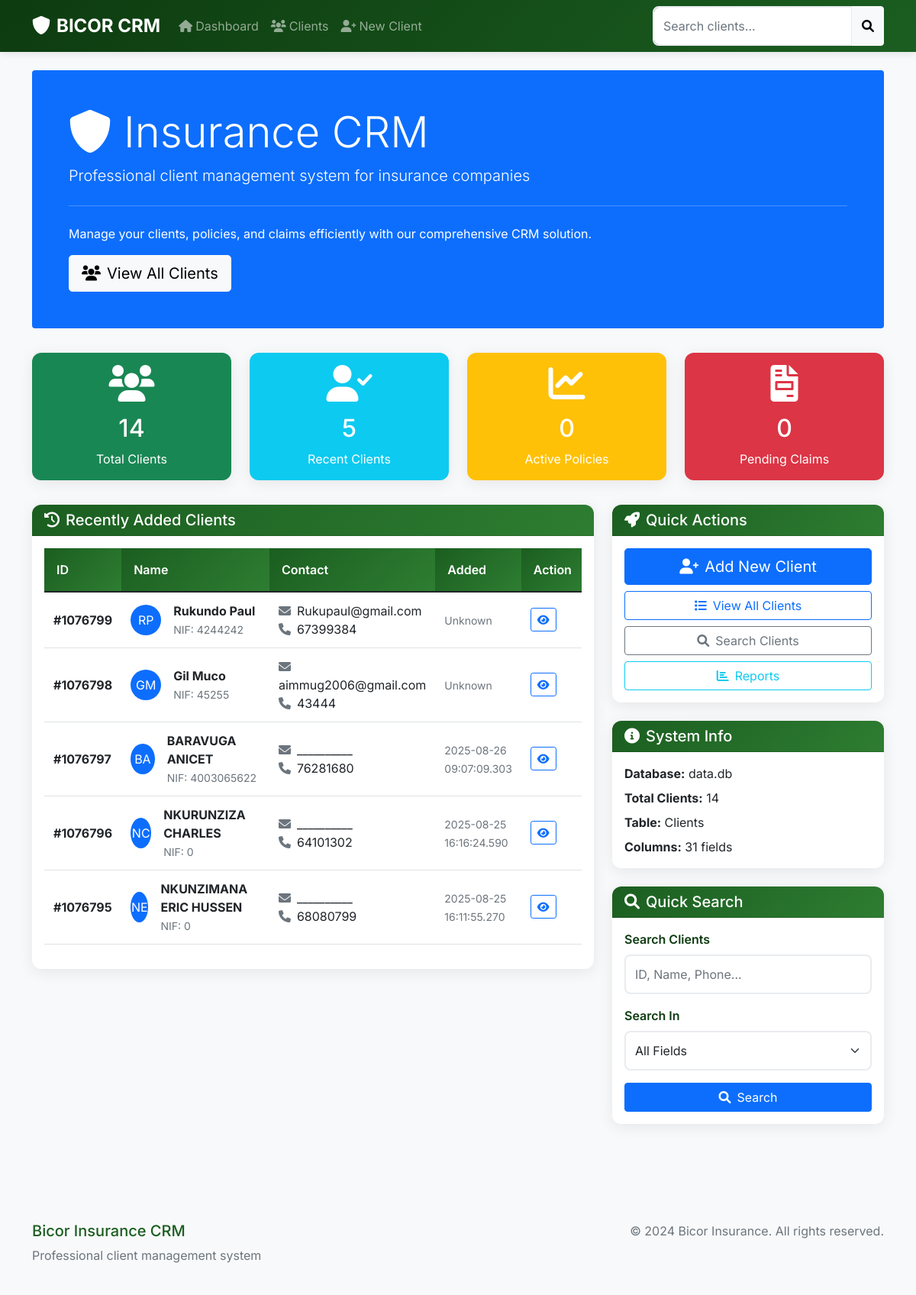
The page / on the database its author committed.
### tables this page shows
CREATE TABLE "Clients" (
	"ID"	INTEGER,
	"AncCode"	TEXT,
	"NumID"	TEXT,
	"NIF"	TEXT,
	"Nom"	TEXT,
	"Prenom"	TEXT,
	"DateNais"	TEXT,
	"LieuNais"	TEXT,
	"NomConj"	TEXT,
	"NextOfKin"	TEXT,
	"MobPhone"	INTEGER,
	"MobPhone2"	TEXT,
	"NomAffich"	TEXT,
	"Email"	TEXT,
	"ComID"	INTEGER,
	"Zone"	TEXT,
	"Residence"	TEXT,
	"AgentInt"	INTEGER,
	"PaieTVA"	INTEGER,
	"Valide"	INTEGER,
	"SexeID"	INTEGER,
	"BranchID"	INTEGER,
	"NationalID"	INTEGER,
	"EtatCivID"	INTEGER,
	"PosCliID"	INTEGER,
	"CategID"	INTEGER,
	"OccupID"	INTEGER,
	"CreatOn"	TEXT,
	"CreatBy"	INTEGER,
	"LModifBy"	TEXT,
	"LModifOn"	TEXT,
	PRIMARY KEY("ID")
);

### app.py (the view)
@app.route('/')
def dashboard():
    with get_db_connection() as conn:
        cursor = conn.cursor()
        cursor.execute('SELECT COUNT(*) FROM Clients')
        total_clients = cursor.fetchone()[0]
        cursor.execute('SELECT * FROM Clients ORDER BY ID DESC LIMIT 5')
        recent_clients = cursor.fetchall()
        columns = get_client_columns()
    return render_template('index.html',
                           total_clients=total_clients,
                           recent_clients=recent_clients,
                           columns=columns)

### app.py (called while the page is built)
@contextmanager
def get_db_connection():
    conn = sqlite3.connect('data.db')
    conn.row_factory = sqlite3.Row  # This enables column access by name
    try:
        yield conn
    finally:
        conn.close()

def get_client_columns():
    with get_db_connection() as conn:
        cursor = conn.cursor()
        cursor.execute('PRAGMA table_info(Clients)')
        return [col[1] for col in cursor.fetchall()]

### templates/index.html (shortened to what this page needs)
{% extends "base.html" %}
{% block content %}
<div class="row mb-4">
    <div class="col-12">
        <div class="jumbotron bg-primary text-white p-5 rounded">
            <h1 class="display-4"><i class="fas fa-shield-alt me-3"></i>Insurance CRM</h1>
            <p class="lead">Professional client management system for insurance companies</p>
            <hr class="my-4">
            <p>Manage your clients, policies, and claims efficiently with our comprehensive CRM solution.</p>
            <a class="btn btn-light btn-lg" href="{{ url_for('clients') }}" role="button">
                <i class="fas fa-users me-2"></i>View All Clients
            </a>
        </div>
    </div>
</div>
<div class="row">
    <div class="col-md-3 mb-4">
        <div class="card text-white bg-success">
            <div class="card-body text-center">
                <i class="fas fa-users fa-3x mb-3"></i>
                <h2 class="card-title">{{ total_clients }}</h2>
                <p class="card-text">Total Clients</p>
            </div>
        </div>
    </div>
    <div class="col-md-3 mb-4">
        <div class="card text-white bg-info">
            <div class="card-body text-center">
                <i class="fas fa-user-check fa-3x mb-3"></i>
                <h2 class="card-title">{{ recent_clients|length }}</h2>
                <p class="card-text">Recent Clients</p>
            </div>
        </div>
    </div>
    <div class="col-md-3 mb-4">
        <div class="card text-white bg-warning">
            <div class="card-body text-center">
                <i class="fas fa-chart-line fa-3x mb-3"></i>
                <h2 class="card-title">0</h2>
                <p class="card-text">Active Policies</p>
            </div>
        </div>
    </div>
    <div class="col-md-3 mb-4">
        <div class="card text-white bg-danger">
            <div class="card-body text-center">
                <i class="fas fa-file-invoice fa-3x mb-3"></i>
                <h2 class="card-title">0</h2>
                <p class="card-text">Pending Claims</p>
            </div>
        </div>
    </div>
</div>
<div class="row">
    <div class="col-md-8 mb-4">
        <div class="card">
            <div class="card-header">
                <h5 class="mb-0"><i class="fas fa-history me-2"></i>Recently Added Clients</h5>
            </div>
            <div class="card-body">
                {% if recent_clients %}
                <div class="table-responsive">
                    <table class="table table-hover">
                        <thead>
                            <tr>
                                <th>ID</th>
                                <th>Name</th>
                                <th>Contact</th>
                                <th>Added</th>
                                <th>Action</th>
                            </tr>
                        </thead>
                        <tbody>
                            {% for client in recent_clients %}
                            <tr>
                                <td><strong>#{{ client.ID }}</strong></td>
                                <td>
                                    <div class="d-flex align-items-center">
                                        <div class="avatar-sm bg-primary text-white rounded-circle d-flex align-items-center justify-content-center me-3" style="width: 40px; height: 40px;">
                                            {{ client.Nom[0] if client.Nom else '?' }}{{ client.Prenom[0] if client.Prenom else '?' }}
                                        </div>
                                        <div>
                                            <strong>{{ client.Nom }} {{ client.Prenom }}</strong>
                                            <br>
                                            <small class="text-muted">NIF: {{ client.NIF or 'N/A' }}</small>
                                        </div>
                                    </div>
                                </td>
                                <td>
                                    {% if client.Email %}
                                    <div><i class="fas fa-envelope me-2 text-muted"></i>{{ client.Email }}</div>
                                    {% endif %}
                                    {% if client.MobPhone %}
                                    <div><i class="fas fa-phone me-2 text-muted"></i>{{ client.MobPhone }}</div>
                                    {% endif %}
                                </td>
                                <td>
                                    <small class="text-muted">{{ client.CreatOn or 'Unknown' }}</small>
                                </td>
                                <td>
                                    <a href="{{ url_for('view_client', id=client.ID) }}" class="btn btn-sm btn-outline-primary">
                                        <i class="fas fa-eye"></i>
                                    </a>
                                </td>
                            </tr>
                            {% endfor %}
                        </tbody>
                    </table>
                </div>
                {% endif %}
            </div>
        </div>
    </div>
    <div class="col-md-4 mb-4">
        <div class="card">
            <div class="card-header">
                <h5 class="mb-0"><i class="fas fa-rocket me-2"></i>Quick Actions</h5>
            </div>
            <div class="card-body">
                <div class="d-grid gap-2">
                    <a href="{{ url_for('add_client') }}" class="btn btn-primary btn-lg">
                        <i class="fas fa-user-plus me-2"></i>Add New Client
                    </a>
                    <a href="{{ url_for('clients') }}" class="btn btn-outline-primary">
                        <i class="fas fa-list me-2"></i>View All Clients
                    </a>
                    <a href="#" class="btn btn-outline-secondary">
                        <i class="fas fa-search me-2"></i>Search Clients
                    </a>
                    <a href="#" class="btn btn-outline-info">
                        <i class="fas fa-chart-bar me-2"></i>Reports
                    </a>
                </div>
            </div>
        </div>
        <div class="card mt-4">
            <div class="card-header">
                <h5 class="mb-0"><i class="fas fa-info-circle me-2"></i>System Info</h5>
            </div>
            <div class="card-body">
                <div class="mb-2">
                    <strong>Database:</strong> data.db
                </div>
                <div class="mb-2">
                    <strong>Total Clients:</strong> {{ total_clients }}
                </div>
                <div class="mb-2">
                    <strong>Table:</strong> Clients
                </div>
                <div>
                    <strong>Columns:</strong> {{ columns|length }} fields
                </div>
            </div>
        </div>
        <div class="card mt-4">
            <div class="card-header">
                <h5 class="mb-0"><i class="fas fa-search me-2"></i>Quick Search</h5>
            </div>
            <div class="card-body">
                <form method="GET" action="{{ url_for('search_clients') }}">
                    <div class="mb-3">
                        <label class="form-label">Search Clients</label>
                        <input type="text" class="form-control" name="q"
                               placeholder="ID, Name, Phone..." required>
                    </div>
                    <div class="mb-3">
                        <label class="form-label">Search In</label>
                        <select class="form-select" name="type">
                            <option value="all">All Fields</option>
                        </select>
                    </div>
                    <button type="submit" class="btn btn-primary w-100">
                        <i class="fas fa-search me-2"></i>Search
                    </button>
                </form>
            </div>
        </div>
    </div>
</div>
{% endblock %}

### static/css/style.css (style rules this page uses)
:root { --bicor-primary: #1b5e20; --bicor-secondary: #2e7d32; --bicor-light: #4caf50; --bicor-accent: #388e3c; --bicor-dark: #0d3b10; }
body { background-color: #f8f9fa; font-family: 'Segoe UI', Tahoma, Geneva, Verdana, sans-serif; }
.card { border: none; border-radius: 12px; box-shadow: 0 4px 20px rgba(0,0,0,0.08); transition: transform 0.2s ease, box-shadow 0.2s ease; }
.card-header { background: linear-gradient(135deg, var(--bicor-primary) 0%, var(--bicor-secondary) 100%); color: white; border-radius: 12px 12px 0 0 !important; font-weight: 600; }
.form-label { font-weight: 600; color: var(--bicor-dark); margin-bottom: 0.5rem; }
.form-control, .form-select { border: 2px solid #e9ecef; border-radius: 8px; padding: 0.75rem; transition: all 0.2s ease; }
.table th { background: linear-gradient(135deg, var(--bicor-primary) 0%, var(--bicor-secondary) 100%); color: white; border: none; font-weight: 600; padding: 1rem; }
.table td { padding: 0.75rem; vertical-align: middle; }
.mb-4 { margin-bottom: 2rem !important; }

### templates/base.html (style rules this page uses)
body { font-family: 'Inter', sans-serif; }

### rows shown on the page
Clients: ID "1076799", Nom "R", Prenom "P", Nom "Rukundo", Prenom "Paul", NIF "4244242", Email "Rukupaul@gmail.com", MobPhone "67399384", CreatOn "Unknown"
Clients: ID "1076798", Nom "G", Prenom "M", Nom "Gil", Prenom "Muco", NIF "45255", Email "aimmug2006@gmail.com", MobPhone "43444", CreatOn "Unknown"
Clients: ID "1076797", Nom "B", Prenom "A", Nom "BARAVUGA", Prenom "ANICET", NIF "4003065622", Email "__________", MobPhone "76281680", CreatOn "2025-08-26 09:07:09.303"
Clients: ID "1076796", Nom "N", Prenom "C", Nom "NKURUNZIZA", Prenom "CHARLES", NIF "0", Email "__________", MobPhone "64101302", CreatOn "2025-08-25 16:16:24.590"
Clients: ID "1076795", Nom "N", Prenom "E", Nom "NKUNZIMANA", Prenom "ERIC HUSSEN", NIF "0", Email "__________", MobPhone "68080799", CreatOn "2025-08-25 16:11:55.270"

### other values the page prints
{{ total_clients }} "14"
{{ recent_clients|length }} "5"
{{ columns|length }} "31"
